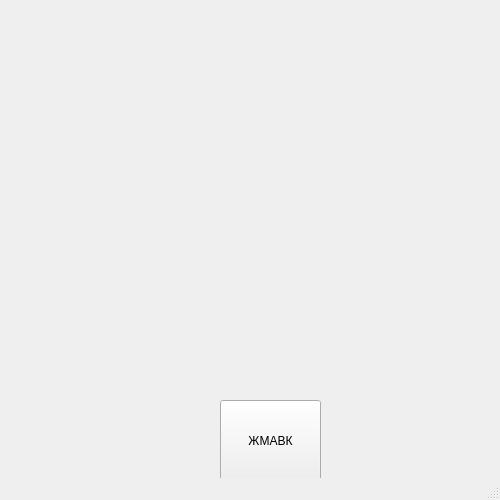
<?xml version="1.0" encoding="UTF-8"?>
<ui version="4.0">
 <class>MainWindow</class>
 <widget class="QMainWindow" name="MainWindow">
  <property name="geometry">
   <rect>
    <x>0</x>
    <y>0</y>
    <width>500</width>
    <height>500</height>
   </rect>
  </property>
  <property name="windowTitle">
   <string>MainWindow</string>
  </property>
  <widget class="QWidget" name="centralwidget">
   <widget class="QPushButton" name="pushButton">
    <property name="geometry">
     <rect>
      <x>220</x>
      <y>400</y>
      <width>101</width>
      <height>81</height>
     </rect>
    </property>
    <property name="text">
     <string>ЖМАВК</string>
    </property>
   </widget>
  </widget>
  <widget class="QMenuBar" name="menubar">
   <property name="geometry">
    <rect>
     <x>0</x>
     <y>0</y>
     <width>500</width>
     <height>21</height>
    </rect>
   </property>
  </widget>
  <widget class="QStatusBar" name="statusbar"/>
 </widget>
 <resources/>
 <connections/>
</ui>
